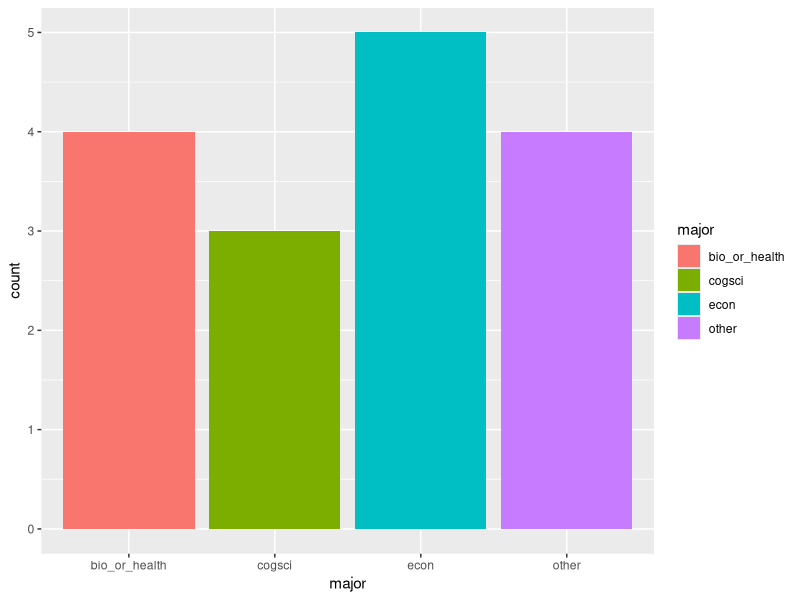
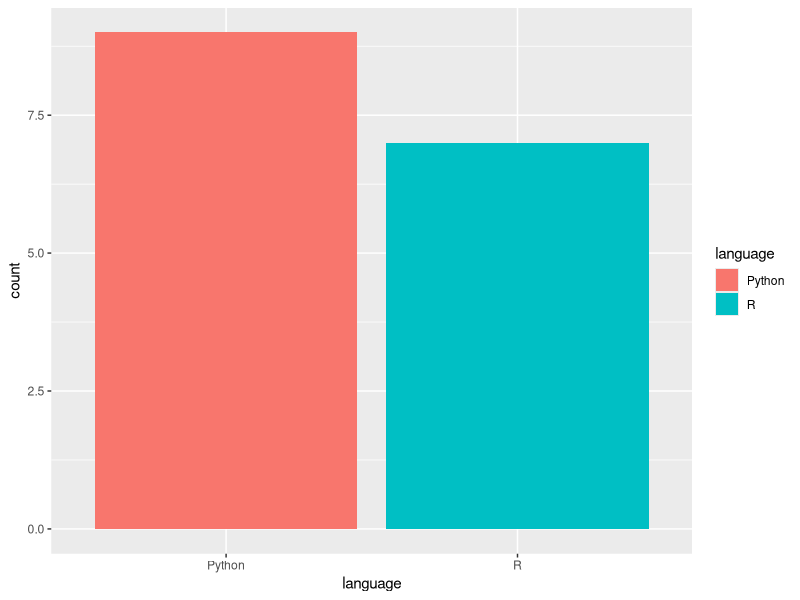
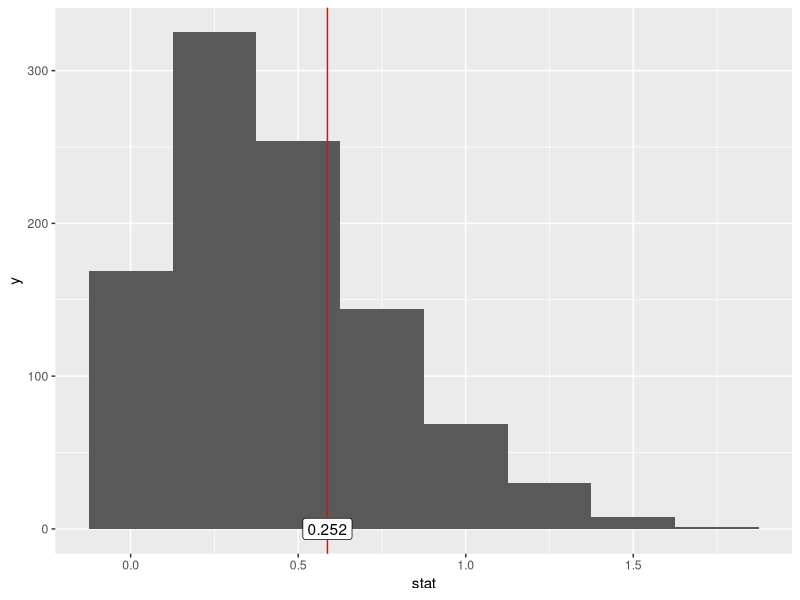

The R script that drew these images, in order:
## ---- chunk 1
#| message: false
library(tidyverse)
## ---- chunk 2
class = read_csv('data/class_survey_simplified.csv')
## ---- chunk 3
gimme_barplot = function(colname) {
  class |>
    ggplot(aes_string(x = colname, fill=colname)) +
    geom_bar()
}

gimme_barplot("major")
gimme_barplot("language")
## ---- chunk 4
class |>
  group_by(language) |>
  summarize(mean=mean(comfort_coding))
## ---- chunk 5
r_coders = class |>
  filter(language == "R")
py_coders = class |>
  filter(language == "Python")

r_comfort_mean = mean(r_coders$comfort_coding)
py_comfort_mean = mean(py_coders$comfort_coding)

observed_stat = abs(r_comfort_mean - py_comfort_mean)
observed_stat
## ---- chunk 6
get_test_stat = function(dataset) {
  r_coders = dataset |>
    filter(language == "R")
  py_coders = dataset |>
    filter(language == "Python")
  
  r_comfort_mean = mean(r_coders$comfort_coding)
  py_comfort_mean = mean(py_coders$comfort_coding)
  
  stat = abs(r_comfort_mean - py_comfort_mean)
  return(stat)
}
get_test_stat(class)
## ---- chunk 7
x = c(1,2,3,4)
sample(x)
## ---- chunk 8
simulate_once = function() {
  permuted = class |>
    mutate(language = sample(language))
  return(get_test_stat(permuted))
}
## ---- chunk 9
null_test_statistics = replicate(1000, simulate_once())
## ---- chunk 10
observed_stat = get_test_stat(class)

p = mean(null_test_statistics > observed_stat)

data.frame(stat = null_test_statistics) |>
  ggplot(aes(x=stat)) +
  geom_histogram(binwidth=0.25) +
  geom_vline(xintercept=observed_stat, color="red") +
  annotate("label", observed_stat, 0, label=p)
